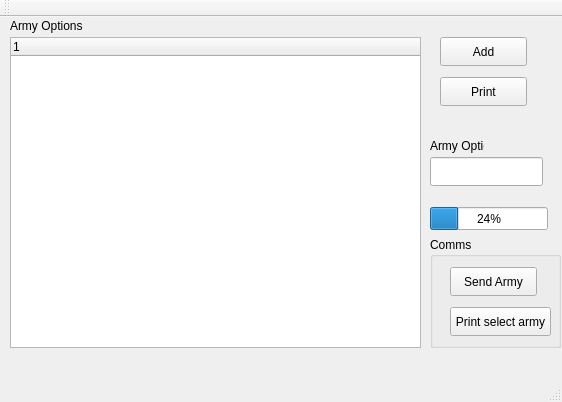
<?xml version="1.0" encoding="UTF-8"?>
<ui version="4.0">
 <class>MainWindow</class>
 <widget class="QMainWindow" name="MainWindow">
  <property name="geometry">
   <rect>
    <x>0</x>
    <y>0</y>
    <width>562</width>
    <height>402</height>
   </rect>
  </property>
  <property name="windowTitle">
   <string>Game Planner</string>
  </property>
  <property name="unifiedTitleAndToolBarOnMac">
   <bool>true</bool>
  </property>
  <widget class="QWidget" name="centralWidget">
   <widget class="QTreeWidget" name="treeWidget">
    <property name="geometry">
     <rect>
      <x>10</x>
      <y>20</y>
      <width>411</width>
      <height>311</height>
     </rect>
    </property>
    <column>
     <property name="text">
      <string notr="true">1</string>
     </property>
    </column>
   </widget>
   <widget class="QPushButton" name="pushButton">
    <property name="geometry">
     <rect>
      <x>440</x>
      <y>20</y>
      <width>87</width>
      <height>29</height>
     </rect>
    </property>
    <property name="text">
     <string>Add</string>
    </property>
   </widget>
   <widget class="QPushButton" name="pushButton_2">
    <property name="geometry">
     <rect>
      <x>440</x>
      <y>60</y>
      <width>87</width>
      <height>29</height>
     </rect>
    </property>
    <property name="text">
     <string>Print</string>
    </property>
   </widget>
   <widget class="QProgressBar" name="progressBar">
    <property name="geometry">
     <rect>
      <x>430</x>
      <y>190</y>
      <width>118</width>
      <height>23</height>
     </rect>
    </property>
    <property name="value">
     <number>24</number>
    </property>
   </widget>
   <widget class="QLabel" name="label_2">
    <property name="geometry">
     <rect>
      <x>10</x>
      <y>0</y>
      <width>101</width>
      <height>17</height>
     </rect>
    </property>
    <property name="text">
     <string>Army Options</string>
    </property>
   </widget>
   <widget class="QLabel" name="label">
    <property name="geometry">
     <rect>
      <x>430</x>
      <y>120</y>
      <width>54</width>
      <height>17</height>
     </rect>
    </property>
    <property name="text">
     <string>Army Options</string>
    </property>
   </widget>
   <widget class="QLineEdit" name="lineEdit">
    <property name="geometry">
     <rect>
      <x>430</x>
      <y>140</y>
      <width>113</width>
      <height>29</height>
     </rect>
    </property>
   </widget>
   <widget class="QGroupBox" name="groupBox">
    <property name="geometry">
     <rect>
      <x>430</x>
      <y>220</y>
      <width>131</width>
      <height>111</height>
     </rect>
    </property>
    <property name="title">
     <string>Comms</string>
    </property>
    <widget class="QPushButton" name="pushButton_3">
     <property name="geometry">
      <rect>
       <x>20</x>
       <y>30</y>
       <width>87</width>
       <height>29</height>
      </rect>
     </property>
     <property name="text">
      <string>Send Army</string>
     </property>
    </widget>
    <widget class="QPushButton" name="pushButton_4">
     <property name="geometry">
      <rect>
       <x>20</x>
       <y>70</y>
       <width>101</width>
       <height>29</height>
      </rect>
     </property>
     <property name="text">
      <string>Print select army</string>
     </property>
    </widget>
   </widget>
  </widget>
  <widget class="QMenuBar" name="menuBar">
   <property name="geometry">
    <rect>
     <x>0</x>
     <y>0</y>
     <width>562</width>
     <height>23</height>
    </rect>
   </property>
  </widget>
  <widget class="QToolBar" name="mainToolBar">
   <attribute name="toolBarArea">
    <enum>TopToolBarArea</enum>
   </attribute>
   <attribute name="toolBarBreak">
    <bool>false</bool>
   </attribute>
  </widget>
  <widget class="QStatusBar" name="statusBar"/>
 </widget>
 <layoutdefault spacing="6" margin="11"/>
 <resources/>
 <connections/>
</ui>
